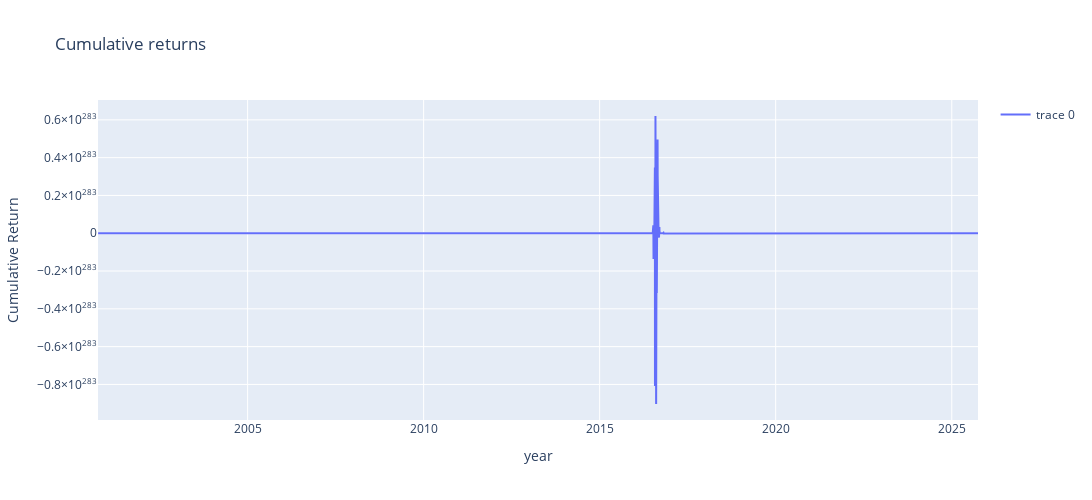

Notebook code for this chart:
### Code cell
fig = go.Figure()
fig.add_trace(go.Scatter(x=df.index, y = df['cumulative_returns'], mode='lines'))
fig.update_layout(autosize = True, minreducedwidth = 250, minreducedheight = 100,
                      width = 1200, height = 500,
                      title = f'Cumulative returns ',
                      xaxis_title = 'year',yaxis_title = "Cumulative Return",
                      showlegend = True)
    
fig.show()

### Figure 1 — Plotly figure (JSON) as saved in the notebook; plotly's stock layout.template omitted (floating-point values rounded to 4 significant figures; data arrays with more than 128 entries replaced by an {"elided": "..."} marker saying what was removed)
{"data": [{"mode": "lines", "type": "scatter", "x": {"elided": "6286 str values"}, "y": {"elided": "6286 float values"}}], "layout": {"autosize": true, "height": 500, "minreducedheight": 100, "minreducedwidth": 250, "showlegend": true, "title": {"text": "Cumulative returns "}, "width": 1200, "xaxis": {"title": {"text": "year"}}, "yaxis": {"title": {"text": "Cumulative Return"}}}}
